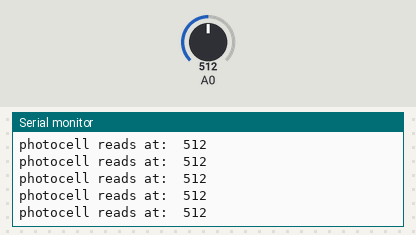
This sketch was run on a simulated Arduino Uno, built with avr-gcc and run on an emulated ATmega328P. Parts: the last lines printed to the serial monitor. The test bench sets the inputs (shaded band); at power-on: A0 = 512.

Above: at 1.2 s.
1.3 s: A0 set to 716
At 2.4 s:
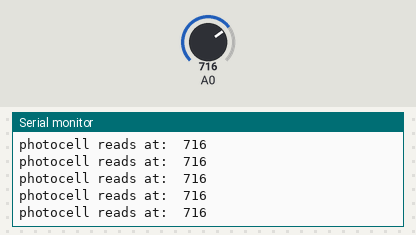
4.3 s: A0 set to 900
At 4.9 s:
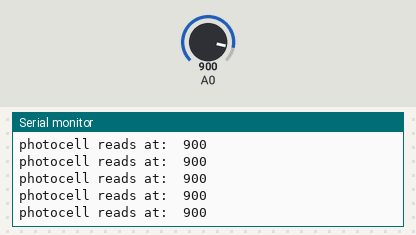
Timing chart, 0 to 7.3 s (numbered marks = the images above; inputs shaded):
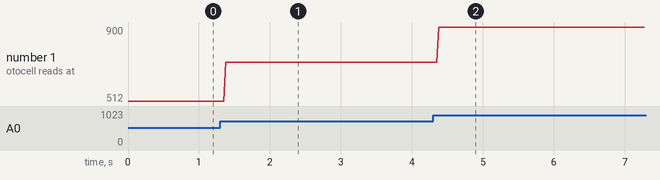

Measured:
- after the input at 1.3 s, the serial monitor: prints a new line after 0.08 s (image 1)
- after the input at 4.3 s, the serial monitor: prints a new line after 0.08 s (image 2)
- plotted number 1: 512 → 716 after the input at 1.3 s, 716 → 900 after the input at 4.3 s

The sketch:

Readphotocell.ino
```cpp
//    LED 200 ohm res in series to PWM pin 11, cathode to ground
// LDR voltage divider: one leg to pwr, the other to bus row with A0 and
//10k ohm resistor to ground

void setup() {
Serial.begin(9600);
}

void loop() {
  int photocell = analogRead(A0);

  Serial.print("photocell reads at:  ");
  Serial.println(photocell);
}
```
